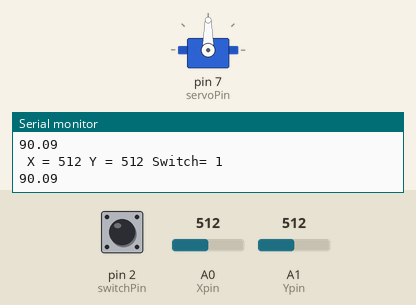
Simulated run of this sketch. Board: Arduino Uno, built with avr-gcc and run on an emulated ATmega328P. On the bench: servo, the last lines printed to the serial monitor. The inputs (shaded band) are chosen by the test bench; at power-on: A0 (Xpin) = 512, A1 (Ypin) = 512, pin 2 (switchPin) HIGH.

Above: at 1.2 s.
1.3 s: A0 (Xpin) set to 716
At 2.0 s:
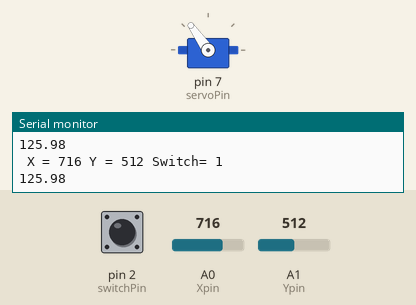
3.1 s: A0 (Xpin) set to 900
At 3.8 s:
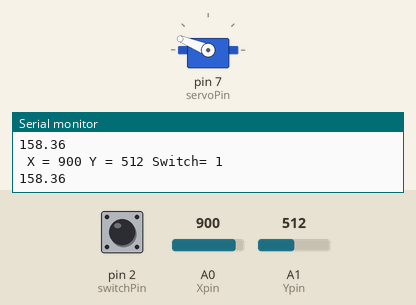
4.9 s: A0 (Xpin) set to 1023
At 5.6 s:
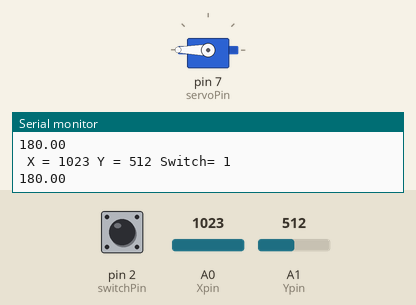
6.7 s: A0 (Xpin) set to 306
At 7.4 s:
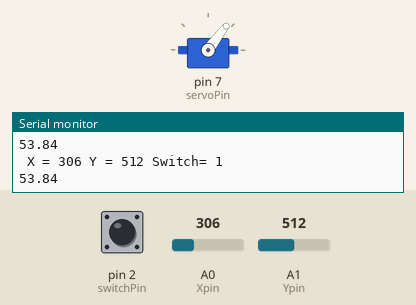
8.5 s: A0 (Xpin) set to 0
At 9.2 s:
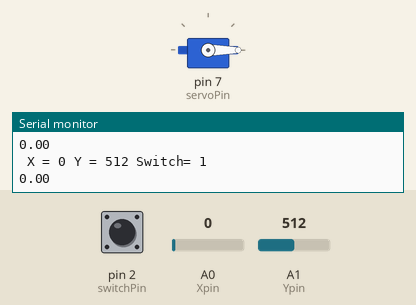
10.3 s: A1 (Ypin) set to 107
13.3 s: A1 (Ypin) set to 91
Timing chart, 0 to 16.3 s (numbered marks = the images above; inputs shaded):
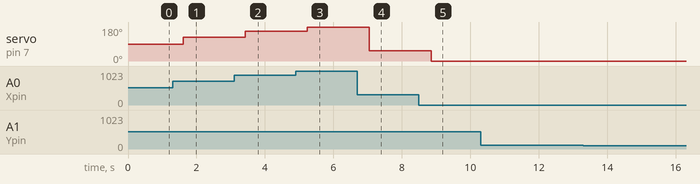

Measured:
- after the input at 1.3 s, servo on pin 7 (servoPin): 90° → 125° after 0.31 s
- after the input at 3.1 s, servo on pin 7 (servoPin): 125° → 158° after 0.32 s
- after the input at 4.9 s, servo on pin 7 (servoPin): 158° → 180° after 0.33 s
- after the input at 6.7 s, servo on pin 7 (servoPin): 180° → 53° after 0.35 s
- after the input at 8.5 s, servo on pin 7 (servoPin): 53° → 0° after 0.36 s

The sketch:

13_servo_with_joystick.ino
```cpp
#include <Servo.h>

Servo servo;

int Xpin=A0;
int Ypin=A1;
int switchPin=2;
int Xval;
int Yval;
int switchVal;
int servoPin = 7;
float angle;

void setup() {
  Serial.begin(9600);
  pinMode(Xpin, INPUT);
  pinMode(Ypin, INPUT);
  pinMode(switchPin, INPUT);
  digitalWrite(switchPin, HIGH); // to make a pull-up resistor
  servo.attach(servoPin);

}

void loop() {

 // read the joystick movement
 Xval=analogRead(Xpin);
 Yval=analogRead(Ypin);
 switchVal=digitalRead(switchPin);
 delay(200);

 // print the values
 Serial.print(" X = ");
 Serial.print(Xval);
 Serial.print(" Y = ");
 Serial.print(Yval);
 Serial.print(" Switch= ");
 Serial.println(switchVal);

 // move the servo
 angle = Xval /1023.*180.;
 servo.write(angle);
 Serial.println(angle);
}
```
